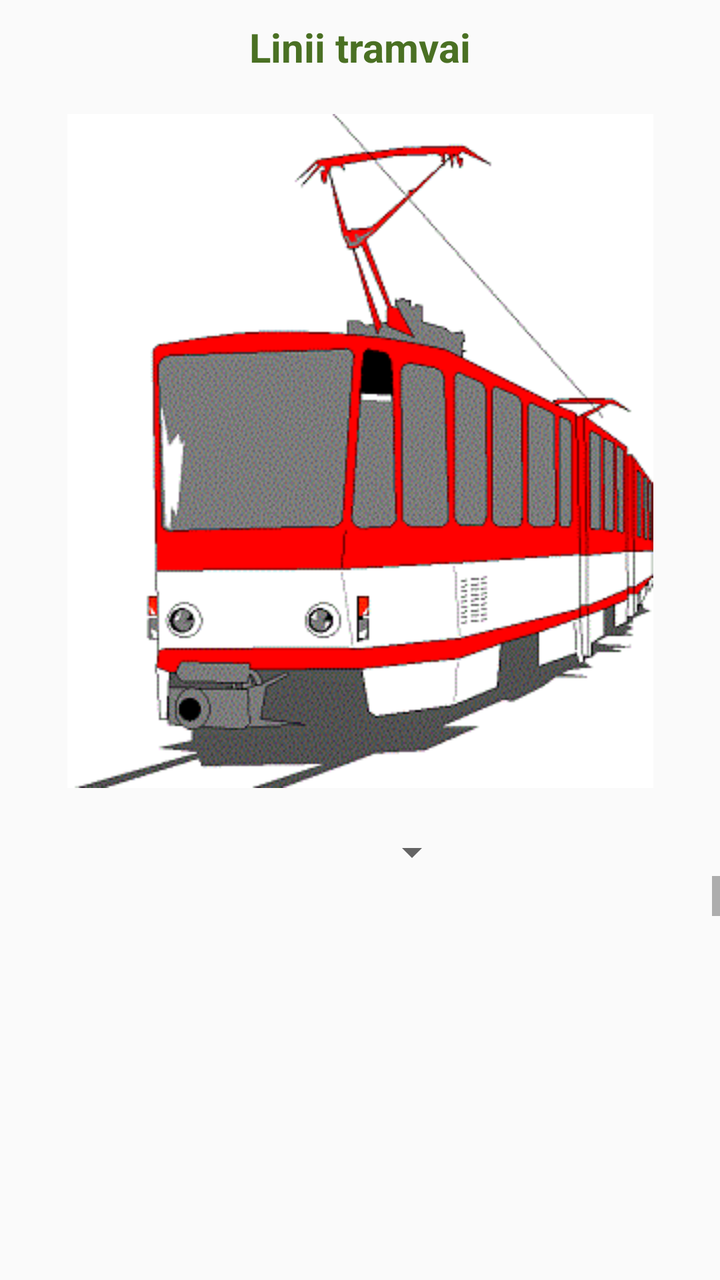
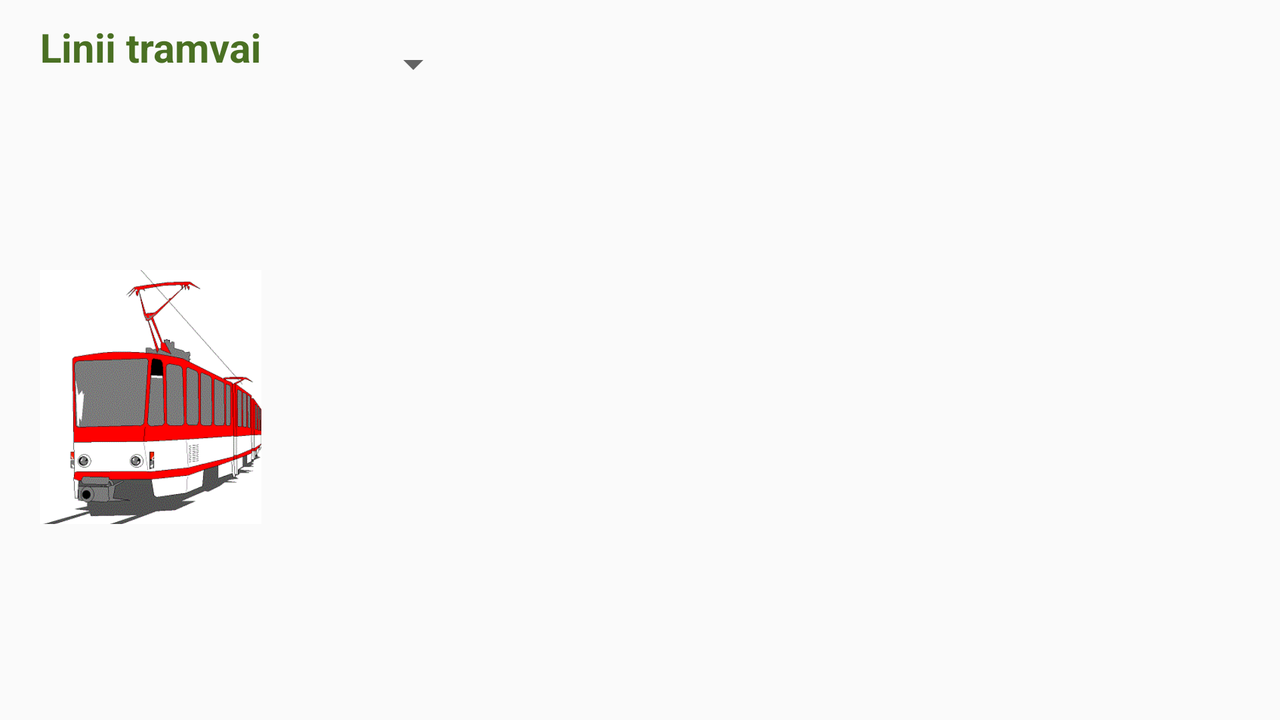

An Android layout and its configuration variant, each rendered on a device that would load it. The default file and the variant file are quoted in full after the pictures.
<!-- AndroidManifest.xml: application theme AppTheme -->
<!-- res/layout/tramvaie_panel.xml -->
<LinearLayout
    xmlns:android="http://schemas.android.com/apk/res/android"
    android:id="@+id/liniiTramvai"
    android:layout_width="match_parent"
    android:layout_height="match_parent"
    android:orientation="vertical"
    android:layout_gravity="center"
    >

    <TextView
        android:text="Linii tramvai"
        android:layout_width="wrap_content"
        android:layout_height="wrap_content"
        android:layout_gravity="center_vertical|center_horizontal"
        android:textStyle="bold"
        android:paddingTop="10dp"
        android:textSize="20dp"
        android:textColor="#4A7023"  />

    <ImageView
        android:layout_marginTop="20dp"
        android:layout_width="match_parent"
        android:layout_height="wrap_content"
        android:src="@drawable/tram1"
        />

    <Spinner
        android:layout_marginTop="20dp"
        android:id="@+id/tramvai_spinner"
        android:paddingTop="10dp"
        android:layout_width="100dp"
        android:layout_gravity="center_horizontal|center_vertical"
        android:layout_height="wrap_content">

    </Spinner>

    <LinearLayout
        android:layout_width="match_parent"
        android:layout_height="wrap_content"
        android:layout_gravity="center_horizontal|center_vertical"
        android:paddingBottom="20dp"
        >
        <ScrollView
            android:layout_width="fill_parent"
            android:layout_height="fill_parent"
            android:scrollbars="vertical" >

            <TableLayout
                android:id="@+id/tableStatiiForLinie"
                android:layout_gravity="center_horizontal|center_vertical"
                android:layout_width="match_parent"
                android:layout_height="wrap_content"
                android:orientation="vertical"
                android:layout_marginLeft="100dp"
                android:layout_marginTop="30dp"
                >
            </TableLayout>
        </ScrollView>
    </LinearLayout>
</LinearLayout>
<!-- resources referenced by this layout -->
<resources>
  <!-- drawable tram1: jpg bitmap (drawable, 16442 bytes) -->
  <style name="AppTheme" parent="Theme.AppCompat.Light.DarkActionBar">
          <item name="windowActionBar">false</item>
  
      </style>
</resources>
<!-- res/layout-land/tramvaie_panel.xml (the author's variant of the layout above) -->
<!-- drawn on the phone turned sideways -->
<LinearLayout
    xmlns:android="http://schemas.android.com/apk/res/android"
    android:id="@+id/liniiTramvai"
    android:layout_width="match_parent"
    android:layout_height="match_parent"
    android:orientation="horizontal"
    android:layout_gravity="center"
    >
    <LinearLayout
        android:layout_width="wrap_content"
        android:layout_height="match_parent"
        android:orientation="vertical"
        android:layout_gravity="center_horizontal|center_vertical"
        android:paddingBottom="20dp"
        android:layout_marginLeft="20dp"
        >
    <TextView
        android:text="Linii tramvai"
        android:layout_width="wrap_content"
        android:layout_height="wrap_content"
        android:layout_gravity="center_vertical|center_horizontal"
        android:textStyle="bold"
        android:paddingTop="10dp"
        android:textSize="20dp"
        android:textColor="#4A7023"  />

    <ImageView
        android:layout_marginTop="20dp"
        android:layout_width="match_parent"
        android:layout_height="wrap_content"
        android:src="@drawable/tram1"
        />

</LinearLayout>

    <LinearLayout
        android:layout_width="wrap_content"
        android:layout_height="match_parent"
        android:orientation="vertical"
        android:layout_gravity="center_horizontal|center_vertical"
        android:paddingBottom="20dp"
        >
        <Spinner
            android:layout_marginTop="20dp"
            android:id="@+id/tramvai_spinner"
            android:paddingTop="10dp"
            android:layout_width="100dp"
            android:layout_gravity="center_horizontal|center_vertical"
            android:layout_height="wrap_content">

        </Spinner>
        <ScrollView
            android:layout_width="fill_parent"
            android:layout_height="fill_parent"
            android:scrollbars="vertical" >

            <TableLayout
                android:id="@+id/tableStatiiForLinie"
                android:layout_width="match_parent"
                android:layout_height="match_parent"
                android:orientation="vertical"
                android:layout_marginLeft="100dp"
                android:layout_marginTop="30dp"
                >
            </TableLayout>
        </ScrollView>
    </LinearLayout>
</LinearLayout>
